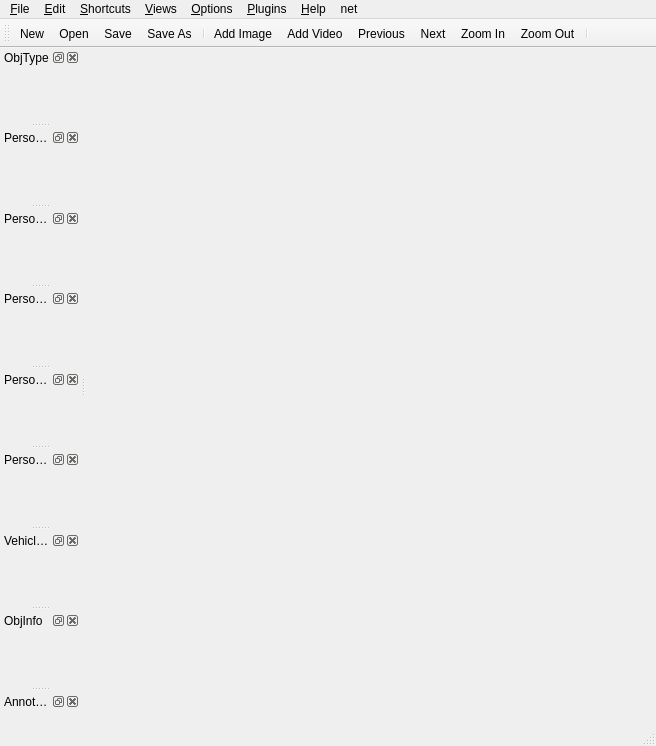
<?xml version="1.0" encoding="UTF-8"?>
<ui version="4.0">
 <class>MainWindow</class>
 <widget class="QMainWindow" name="MainWindow">
  <property name="geometry">
   <rect>
    <x>0</x>
    <y>0</y>
    <width>656</width>
    <height>746</height>
   </rect>
  </property>
  <property name="windowTitle">
   <string>sloth</string>
  </property>
  <property name="windowIcon">
   <iconset resource="icons.qrc">
    <normaloff>:/icons/sloth.svg</normaloff>:/icons/sloth.svg</iconset>
  </property>
  <widget class="QWidget" name="centralWidget"/>
  <widget class="QMenuBar" name="menubar">
   <property name="geometry">
    <rect>
     <x>0</x>
     <y>0</y>
     <width>656</width>
     <height>23</height>
    </rect>
   </property>
   <widget class="QMenu" name="menuFile">
    <property name="title">
     <string>&amp;File</string>
    </property>
    <addaction name="actionNew"/>
    <addaction name="actionOpen"/>
    <addaction name="actionSave"/>
    <addaction name="actionSave_As"/>
    <addaction name="separator"/>
    <addaction name="actionExit"/>
   </widget>
   <widget class="QMenu" name="menu_Edit">
    <property name="title">
     <string>&amp;Edit</string>
    </property>
    <addaction name="action_Add_Image"/>
    <addaction name="action_Add_Video"/>
   </widget>
   <widget class="QMenu" name="menu_Views">
    <property name="title">
     <string>&amp;Views</string>
    </property>
    <addaction name="actionLocked"/>
   </widget>
   <widget class="QMenu" name="menu_Help">
    <property name="title">
     <string>&amp;Help</string>
    </property>
    <addaction name="action_About"/>
   </widget>
   <widget class="QMenu" name="menuPlugins">
    <property name="title">
     <string>&amp;Plugins</string>
    </property>
   </widget>
   <widget class="QMenu" name="menuShortcuts">
    <property name="title">
     <string>&amp;Shortcuts</string>
    </property>
   </widget>
   <widget class="QMenu" name="menuOptions">
    <property name="title">
     <string>&amp;Options</string>
    </property>
   </widget>
   <widget class="QMenu" name="menu_Net">
    <property name="title">
     <string>net</string>
    </property>
    <addaction name="actionNet"/>
   </widget>
   <addaction name="menuFile"/>
   <addaction name="menu_Edit"/>
   <addaction name="menuShortcuts"/>
   <addaction name="menu_Views"/>
   <addaction name="menuOptions"/>
   <addaction name="menuPlugins"/>
   <addaction name="menu_Help"/>
   <addaction name="menu_Net"/>
  </widget>
  <widget class="QStatusBar" name="statusbar"/>
  <widget class="QToolBar" name="toolBar">
   <property name="windowTitle">
    <string>Toolbar</string>
   </property>
   <attribute name="toolBarArea">
    <enum>TopToolBarArea</enum>
   </attribute>
   <attribute name="toolBarBreak">
    <bool>false</bool>
   </attribute>
   <addaction name="actionNew"/>
   <addaction name="actionOpen"/>
   <addaction name="actionSave"/>
   <addaction name="actionSave_As"/>
   <addaction name="separator"/>
   <addaction name="action_Add_Image"/>
   <addaction name="action_Add_Video"/>
   <addaction name="actionPrevious"/>
   <addaction name="actionNext"/>
   <addaction name="actionZoom_In"/>
   <addaction name="actionZoom_Out"/>
   <addaction name="separator"/>
  </widget>
  <widget class="QDockWidget" name="dockProperties1">
   <property name="enabled">
    <bool>true</bool>
   </property>
   <property name="minimumSize">
    <size>
     <width>80</width>
     <height>44</height>
    </size>
   </property>
   <property name="windowTitle">
    <string>ObjType</string>
   </property>
   <attribute name="dockWidgetArea">
    <number>1</number>
   </attribute>
   <widget class="QWidget" name="dockProperties1Contents"/>
  </widget>
  <widget class="QDockWidget" name="dockProperties_personbike">
   <property name="enabled">
    <bool>true</bool>
   </property>
   <property name="minimumSize">
    <size>
     <width>80</width>
     <height>44</height>
    </size>
   </property>
   <property name="windowTitle">
    <string>PersonBodyParts</string>
   </property>
   <attribute name="dockWidgetArea">
    <number>1</number>
   </attribute>
   <widget class="QWidget" name="dockProperties_personbikeContents"/>
  </widget>
  <widget class="QDockWidget" name="dockProperties2">
   <property name="enabled">
    <bool>true</bool>
   </property>
   <property name="minimumSize">
    <size>
     <width>80</width>
     <height>44</height>
    </size>
   </property>
   <property name="windowTitle">
    <string>PersonBodyParts</string>
   </property>
   <attribute name="dockWidgetArea">
    <number>1</number>
   </attribute>
   <widget class="QWidget" name="dockProperties2Contents"/>
  </widget>
  <widget class="QDockWidget" name="dockProperties3">
   <property name="enabled">
    <bool>true</bool>
   </property>
   <property name="minimumSize">
    <size>
     <width>80</width>
     <height>44</height>
    </size>
   </property>
   <property name="windowTitle">
    <string>PersonAccessory</string>
   </property>
   <attribute name="dockWidgetArea">
    <number>1</number>
   </attribute>
   <widget class="QWidget" name="dockProperties3Contents"/>
  </widget>
  <widget class="QDockWidget" name="dockProperties4">
   <property name="enabled">
    <bool>true</bool>
   </property>
   <property name="minimumSize">
    <size>
     <width>80</width>
     <height>44</height>
    </size>
   </property>
   <property name="windowTitle">
    <string>PersonClothes</string>
   </property>
   <attribute name="dockWidgetArea">
    <number>1</number>
   </attribute>
   <widget class="QWidget" name="dockProperties4Contents"/>
  </widget>
  <widget class="QDockWidget" name="dockProperties5">
   <property name="enabled">
    <bool>true</bool>
   </property>
   <property name="minimumSize">
    <size>
     <width>80</width>
     <height>44</height>
    </size>
   </property>
   <property name="windowTitle">
    <string>PersonDetails</string>
   </property>
   <attribute name="dockWidgetArea">
    <number>1</number>
   </attribute>
   <widget class="QWidget" name="dockProperties5Contents"/>
  </widget>
  <widget class="QDockWidget" name="dockProperties6">
   <property name="enabled">
    <bool>true</bool>
   </property>
   <property name="minimumSize">
    <size>
     <width>80</width>
     <height>44</height>
    </size>
   </property>
   <property name="windowTitle">
    <string>VehicleInfo</string>
   </property>
   <attribute name="dockWidgetArea">
    <number>1</number>
   </attribute>
   <widget class="QWidget" name="dockProperties6Contents"/>
  </widget>
  <widget class="QDockWidget" name="dockObjViewModeInfoWidget">
   <property name="enabled">
    <bool>true</bool>
   </property>
   <property name="minimumSize">
    <size>
     <width>80</width>
     <height>44</height>
    </size>
   </property>
   <property name="windowTitle">
    <string>ObjInfo</string>
   </property>
   <attribute name="dockWidgetArea">
    <number>1</number>
   </attribute>
   <widget class="QWidget" name="dockObjViewModeInfoWidgetContents"/>
  </widget>
  <widget class="QDockWidget" name="dockAnnotations">
   <property name="windowTitle">
    <string>Annotations</string>
   </property>
   <attribute name="dockWidgetArea">
    <number>1</number>
   </attribute>
   <widget class="QWidget" name="dockAnnotationsContents"/>
  </widget>
  <action name="actionOpen">
   <property name="icon">
    <iconset resource="icons.qrc">
     <normaloff>:/icons/folder_table.png</normaloff>:/icons/folder_table.png</iconset>
   </property>
   <property name="text">
    <string>&amp;Open</string>
   </property>
   <property name="statusTip">
    <string>Open existing annotation file</string>
   </property>
   <property name="shortcut">
    <string>Ctrl+O</string>
   </property>
  </action>
  <action name="actionNew">
   <property name="icon">
    <iconset resource="icons.qrc">
     <normaloff>:/icons/page_white_text.png</normaloff>:/icons/page_white_text.png</iconset>
   </property>
   <property name="text">
    <string>&amp;New</string>
   </property>
   <property name="statusTip">
    <string>Create new annotation file</string>
   </property>
  </action>
  <action name="actionSave">
   <property name="icon">
    <iconset resource="icons.qrc">
     <normaloff>:/icons/disk.png</normaloff>:/icons/disk.png</iconset>
   </property>
   <property name="text">
    <string>&amp;Save</string>
   </property>
   <property name="shortcut">
    <string>Ctrl+S</string>
   </property>
  </action>
  <action name="actionExit">
   <property name="icon">
    <iconset resource="icons.qrc">
     <normaloff>:/icons/door_in.png</normaloff>:/icons/door_in.png</iconset>
   </property>
   <property name="text">
    <string>&amp;Exit</string>
   </property>
   <property name="menuRole">
    <enum>QAction::QuitRole</enum>
   </property>
  </action>
  <action name="action_Add_Image">
   <property name="icon">
    <iconset resource="icons.qrc">
     <normaloff>:/icons/picture_add.png</normaloff>:/icons/picture_add.png</iconset>
   </property>
   <property name="text">
    <string>&amp;Add Image</string>
   </property>
   <property name="shortcut">
    <string>Ctrl+I</string>
   </property>
  </action>
  <action name="action_Add_Video">
   <property name="icon">
    <iconset resource="icons.qrc">
     <normaloff>:/icons/picture_add.png</normaloff>:/icons/picture_add.png</iconset>
   </property>
   <property name="text">
    <string>&amp;Add Video</string>
   </property>
   <property name="shortcut">
    <string>Ctrl+V</string>
   </property>
  </action>
  <action name="actionNext">
   <property name="icon">
    <iconset resource="icons.qrc">
     <normaloff>:/icons/arrow_right.png</normaloff>:/icons/arrow_right.png</iconset>
   </property>
   <property name="text">
    <string>Next</string>
   </property>
  </action>
  <action name="actionPrevious">
   <property name="icon">
    <iconset resource="icons.qrc">
     <normaloff>:/icons/arrow_left.png</normaloff>:/icons/arrow_left.png</iconset>
   </property>
   <property name="text">
    <string>Previous</string>
   </property>
  </action>
  <action name="actionZoom_In">
   <property name="icon">
    <iconset resource="icons.qrc">
     <normaloff>:/icons/zoom_in.png</normaloff>:/icons/zoom_in.png</iconset>
   </property>
   <property name="text">
    <string>Zoom In</string>
   </property>
  </action>
  <action name="actionZoom_Out">
   <property name="icon">
    <iconset resource="icons.qrc">
     <normaloff>:/icons/zoom_out.png</normaloff>:/icons/zoom_out.png</iconset>
   </property>
   <property name="text">
    <string>Zoom Out</string>
   </property>
  </action>
  <action name="actionMask">
   <property name="checkable">
    <bool>true</bool>
   </property>
   <property name="text">
    <string>Mask</string>
   </property>
   <property name="shortcut">
    <string>M</string>
   </property>
  </action>
  <action name="actionSelection">
   <property name="checkable">
    <bool>true</bool>
   </property>
   <property name="text">
    <string>Selection</string>
   </property>
   <property name="shortcut">
    <string>S</string>
   </property>
  </action>
  <action name="actionRectangle">
   <property name="checkable">
    <bool>true</bool>
   </property>
   <property name="text">
    <string>Rectangle</string>
   </property>
   <property name="shortcut">
    <string>R</string>
   </property>
  </action>
  <action name="actionSave_As">
   <property name="icon">
    <iconset resource="icons.qrc">
     <normaloff>:/icons/disk_multiple.png</normaloff>:/icons/disk_multiple.png</iconset>
   </property>
   <property name="text">
    <string>Save &amp;As</string>
   </property>
  </action>
  <action name="action_About">
   <property name="text">
    <string>&amp;About</string>
   </property>
  </action>
  <action name="actionPoint">
   <property name="checkable">
    <bool>true</bool>
   </property>
   <property name="text">
    <string>Point</string>
   </property>
   <property name="shortcut">
    <string>P</string>
   </property>
  </action>
  <action name="actionLocked">
   <property name="checkable">
    <bool>true</bool>
   </property>
   <property name="text">
    <string>&amp;Locked</string>
   </property>
  </action>
  <action name="actionNet">
   <property name="text">
    <string>Net</string>
   </property>
  </action>
 </widget>
 <resources>
  <include location="icons.qrc"/>
 </resources>
 <connections/>
</ui>
